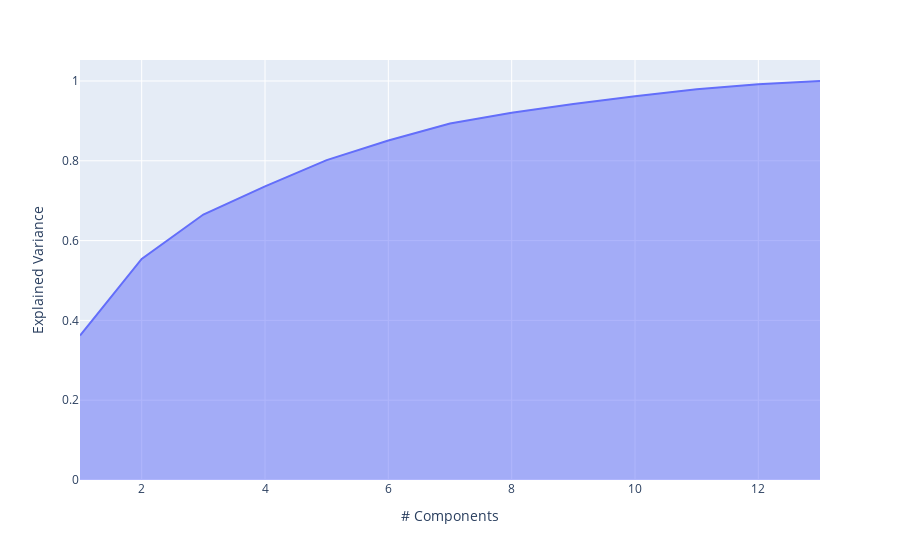

Here is the notebook cell this chart was saved with:
### Code cell
exp_var_cum1 = np.cumsum(pca.explained_variance_ratio_)
px.area(x=range(1,exp_var_cum1.shape[0]+1),y=exp_var_cum1,labels={'x':'# Components',"y": 'Explained Variance'})

### Figure 1 — Plotly figure (JSON) as saved in the notebook; plotly's stock layout.template omitted (floating-point values rounded to 4 significant figures)
{"data": [{"hovertemplate": "# Components=%{x}<br>Explained Variance=%{y}<extra></extra>", "legendgroup": "", "line": {"color": "#636efa"}, "marker": {"symbol": "circle"}, "mode": "lines", "name": "", "orientation": "v", "showlegend": false, "stackgroup": "1", "type": "scatter", "x": [1, 2, 3, 4, 5, 6, 7, 8, 9, 10, 11, 12, 13], "xaxis": "x", "y": [0.362, 0.5541, 0.6653, 0.736, 0.8016, 0.851, 0.8934, 0.9202, 0.9424, 0.9617, 0.9791, 0.992, 1], "yaxis": "y"}], "layout": {"legend": {"tracegroupgap": 0}, "margin": {"t": 60}, "xaxis": {"anchor": "y", "domain": [0, 1], "title": {"text": "# Components"}}, "yaxis": {"anchor": "x", "domain": [0, 1], "title": {"text": "Explained Variance"}}}}
